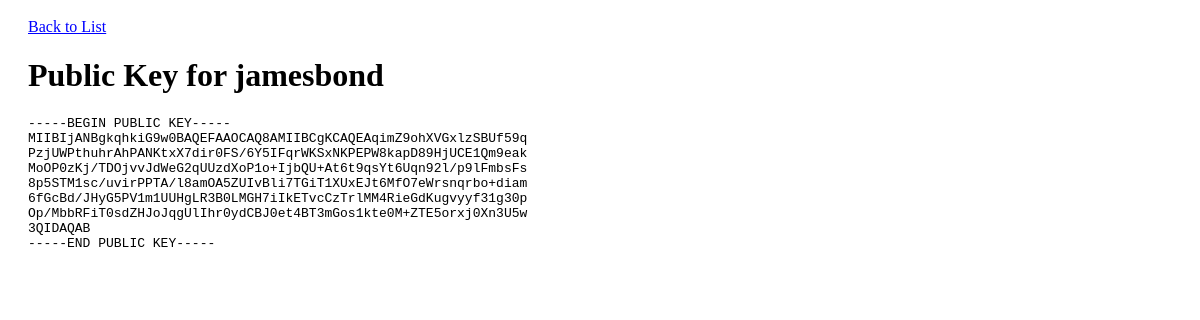
The page /apex/public/agents/public_key.php?id=2 on the database its author committed.
### tables this page shows
CREATE TABLE `agents` (
  `id` int(11) NOT NULL AUTO_INCREMENT,
  `codename` varchar(255) DEFAULT NULL,
  `public_key` text,
  `private_key` text,
  PRIMARY KEY (`id`)
);

### apex/private/functions.php (called while the page is built, shortened)
<?php
  function h($string="") {
    return htmlspecialchars($string);
  }
  function url_for($script_path) {
    return DOC_ROOT . $script_path;
  }
?>

### apex/private/database.php (called while the page is built, shortened)
<?php
  function db_query($connection, $sql) {
    $result_set = mysqli_query($connection, $sql);
    return $result_set;
  }
  function db_fetch_assoc($result_set) {
    return mysqli_fetch_assoc($result_set);
  }
  function db_escape($connection, $string) {
    return mysqli_real_escape_string($connection, $string);
  }
?>

### apex/private/query_functions.php (called while the page is built, shortened)
<?php
  function find_agent_by_id($id=0) {
    global $db;
    $sql = "SELECT * FROM agents ";
    $sql .= "WHERE id='" . db_escape($db, $id) . "';";
    $result = db_query($db, $sql);
    return $result;
  }
?>

### apex/public/agents/public_key.php (the view, shortened to what this page needs)
<?php
  $id = $_GET['id'];
  $agent_result = find_agent_by_id($id);
  $agent = db_fetch_assoc($agent_result);
?>
<!doctype html>
<html lang="en">
  <head>
    <link rel="stylesheet" media="all" href="<?php echo DOC_ROOT . '/includes/styles.css'; ?>" />
  </head>
  <body>
    <a href="<?php echo url_for('/agents/index.php'); ?>">Back to List</a>
    <br/>
    <h1>Public Key for <?php echo h($agent['codename']); ?></h1>
    <div>
      <p><pre><?php echo h($agent['public_key']); ?></pre></p>
    </div>
  </body>
</html>

### apex/public/includes/styles.css (style rules this page uses)
body { padding: 10px 20px; }
a, a:visited { color: blue; }

### rows shown on the page
agents: codename "jamesbond", public_key "-----BEGIN PUBLIC KEY----- MIIBIjANBgkqhkiG9w0BAQEFAAOCAQ8AMIIBCgKCAQEAqimZ9ohXVGxlzSBUf59q PzjUWPthuhrAhPANKtxX7dir0FS/6Y5IFqrWKSxNKPEPW8kapD89HjUCE1Qm9eak MoOP0zKj/TDOjvvJdWeG2qUUzdXoP1o+IjbQU+At6t9qsYt6Uqn92l/p9lFmbsFs 8p5STM1sc/uvirPPTA/l8amOA5ZUIvBli7TGiT1XUxEJt6MfO7eWrsnqrbo+diam 6fGcBd/JHyG5PV1m1UUHgLR3B0LMGH7iIkETvcCzTrlMM4RieGdKugvyyf31g30p Op/MbbRFiT0sdZHJoJqgUlIhr0ydCBJ0et4BT3mGos1kte0M+ZTE5orxj0Xn3U5w 3QIDAQAB -----END PUBLIC KEY-----"
